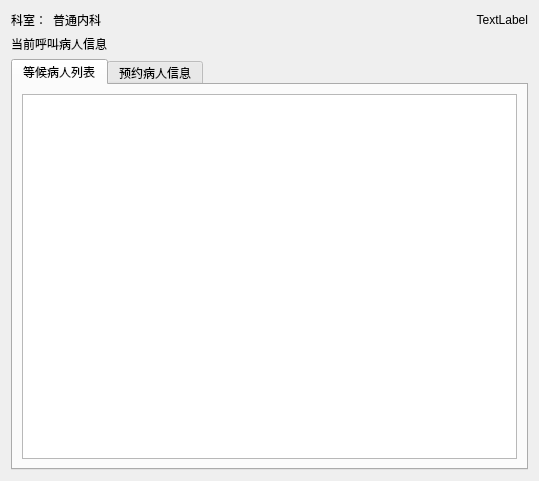
<?xml version="1.0" encoding="UTF-8"?>
<ui version="4.0">
 <class>Form_group_information</class>
 <widget class="QWidget" name="Form_group_information">
  <property name="geometry">
   <rect>
    <x>0</x>
    <y>0</y>
    <width>539</width>
    <height>481</height>
   </rect>
  </property>
  <property name="contextMenuPolicy">
   <enum>Qt::CustomContextMenu</enum>
  </property>
  <property name="windowTitle">
   <string>Form</string>
  </property>
  <layout class="QGridLayout" name="gridLayout">
   <item row="0" column="0">
    <layout class="QVBoxLayout" name="verticalLayout">
     <item>
      <layout class="QHBoxLayout" name="horizontalLayout" stretch="0,0,1">
       <item>
        <widget class="QLabel" name="label">
         <property name="text">
          <string>科室：</string>
         </property>
        </widget>
       </item>
       <item>
        <widget class="QLabel" name="label_group">
         <property name="text">
          <string>普通内科</string>
         </property>
        </widget>
       </item>
       <item>
        <widget class="QLabel" name="label_queue_information">
         <property name="text">
          <string>TextLabel</string>
         </property>
         <property name="alignment">
          <set>Qt::AlignRight|Qt::AlignTrailing|Qt::AlignVCenter</set>
         </property>
        </widget>
       </item>
      </layout>
     </item>
     <item>
      <widget class="QLabel" name="label_calling_patient_information">
       <property name="text">
        <string>当前呼叫病人信息</string>
       </property>
      </widget>
     </item>
     <item>
      <widget class="QTabWidget" name="tabWidget">
       <property name="currentIndex">
        <number>0</number>
       </property>
       <property name="elideMode">
        <enum>Qt::ElideRight</enum>
       </property>
       <property name="usesScrollButtons">
        <bool>false</bool>
       </property>
       <property name="documentMode">
        <bool>false</bool>
       </property>
       <property name="tabsClosable">
        <bool>false</bool>
       </property>
       <property name="movable">
        <bool>false</bool>
       </property>
       <property name="tabBarAutoHide">
        <bool>false</bool>
       </property>
       <widget class="QWidget" name="tab_waiting_patient_informatio">
        <attribute name="title">
         <string>等候病人列表</string>
        </attribute>
        <layout class="QGridLayout" name="gridLayout_2">
         <item row="0" column="0">
          <widget class="QTableWidget" name="tableWidget_group_waiting_information">
           <property name="minimumSize">
            <size>
             <width>256</width>
             <height>192</height>
            </size>
           </property>
           <property name="maximumSize">
            <size>
             <width>10000</width>
             <height>10000</height>
            </size>
           </property>
          </widget>
         </item>
        </layout>
       </widget>
       <widget class="QWidget" name="tab_order_patient_informatio">
        <attribute name="title">
         <string>预约病人信息</string>
        </attribute>
       </widget>
      </widget>
     </item>
    </layout>
   </item>
  </layout>
 </widget>
 <resources/>
 <connections/>
</ui>
